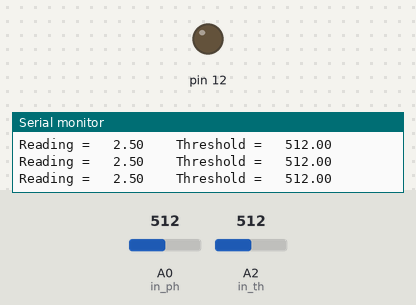
This sketch was run on a simulated Arduino Uno, built with avr-gcc and run on an emulated ATmega328P. Parts: output pins drawn as LEDs (lit = HIGH), the last lines printed to the serial monitor. The test bench sets the inputs (shaded band); at power-on: A0 (in_ph) = 512, A2 (in_th) = 512.

Above: at 1.3 s.
1.4 s: A0 (in_ph) set to 524
At 2.5 s:
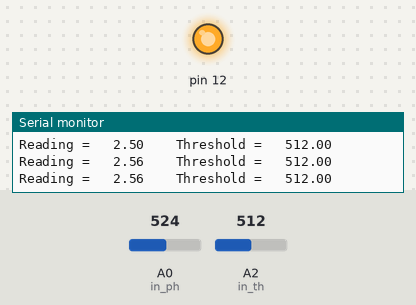
3.0 s: A0 (in_ph) set to 511
At 3.8 s:
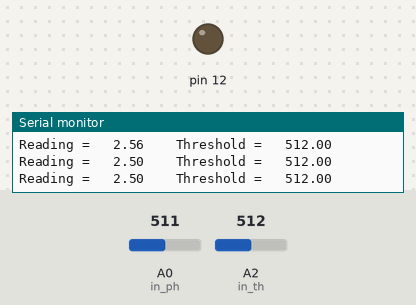
4.5 s: A0 (in_ph) set to 716
At 5.0 s:
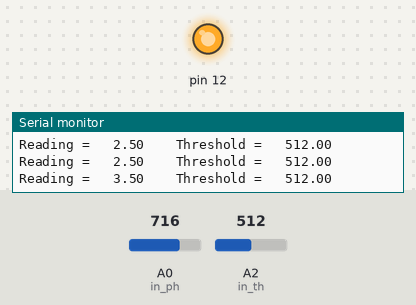
Timing chart, 0 to 7.5 s (numbered marks = the images above; inputs shaded):
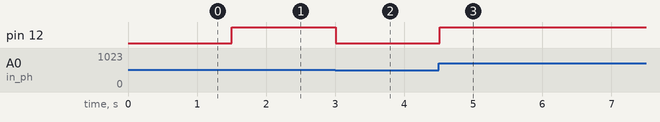

Measured:
- the behaviour switches between 512 and 513 on A0 (in_ph) (found by bisection; images 0 and 1)
- after the input at 1.4 s, pin 12: LOW → HIGH after 0.11 s
- after the input at 3.0 s, pin 12: HIGH → LOW at once
- after the input at 4.5 s, pin 12: LOW → HIGH at once

The sketch:

mini-light-control.ino
```cpp
float in_ph = A0;
float in_th = A2;
float photo_r, value, threshold;

void setup() {
  Serial.begin(9600);
}

void loop() {
  photo_r = analogRead(in_ph);
  threshold = analogRead(in_th);
  value = ((photo_r * 5)/1023);

  Serial.print("Reading = ");
  Serial.print("\t");
  Serial.print(value);
  Serial.print("\t\t");
  Serial.print("Threshold = ");
  Serial.print("\t");
  Serial.println(threshold);

  if(photo_r > threshold){
    analogWrite(12, photo_r/4);
  }else{
    analogWrite(12, LOW);
  }

  delay(500);
}
```
